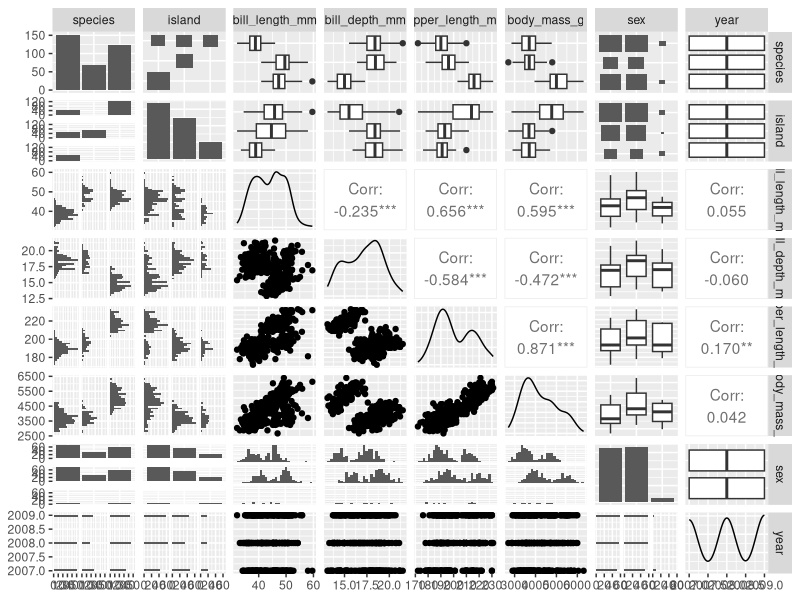
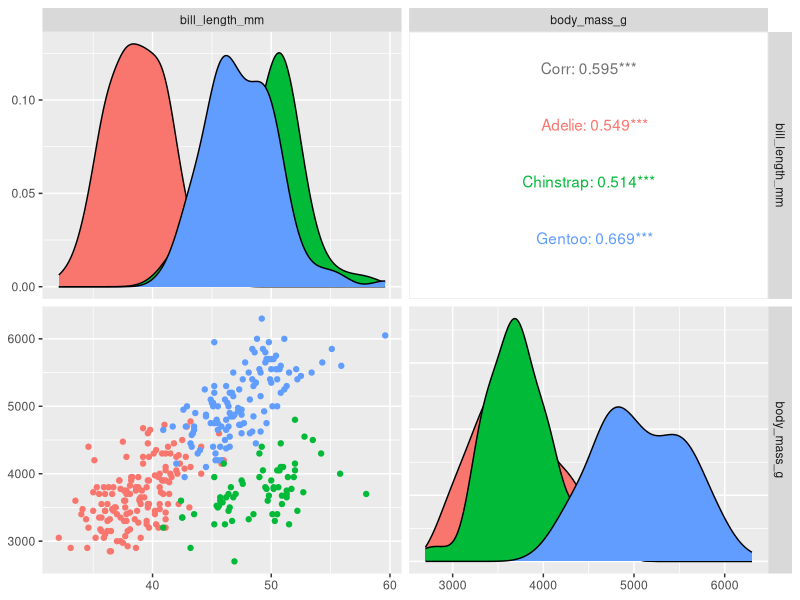
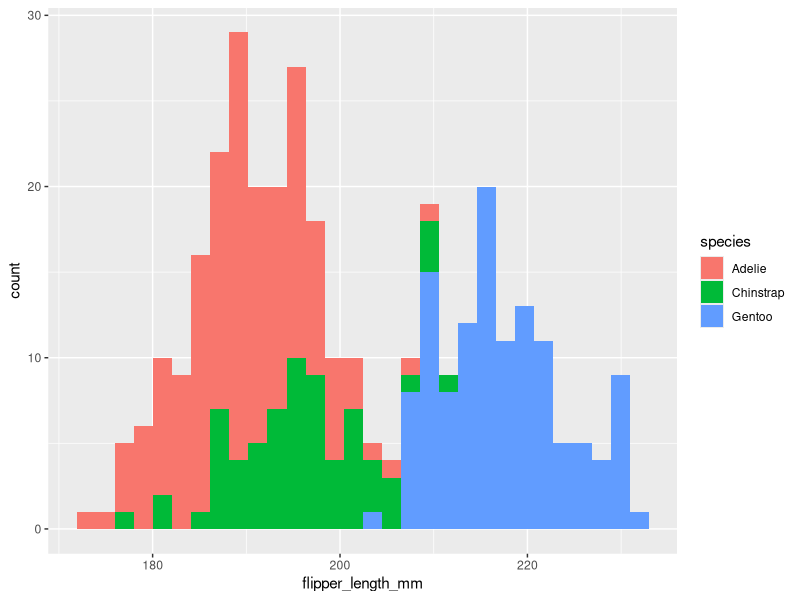

Generate these figures, in order, with R: (Note: this script raises an error after producing the figures.)
## ---- chunk 1
# load libraries ----
library(GGally)
library(skimr)
library(palmerpenguins)
library(tidyverse)
## ---- chunk 2
# Always look at it ----
View(penguins)

# Check the column names ----
names(penguins) 

# check the dimensions ----
dim(penguins)

# get a summary ----
summary(penguins)

# get a summary with skimr ----
skimr::skim(penguins)

# print the first 6 rows
head(penguins)

# print the last 6rows
tail(penguins)
## ---- chunk 3
# make a pair plot (overwhelming with all the variables) ----
GGally::ggpairs(penguins)

# make a pair plot with a select number of columns and color by species ----
GGally::ggpairs(penguins, columns = c(3,6), ggplot2::aes(color = species))

# make a histogram of penguin flipper lengths ----
ggplot(penguins, aes(x = flipper_length_mm, fill = species)) +
  geom_histogram()


GGally::ggpairs(penguins, columns = 3, 6, ggplot2::aes(color = species))
